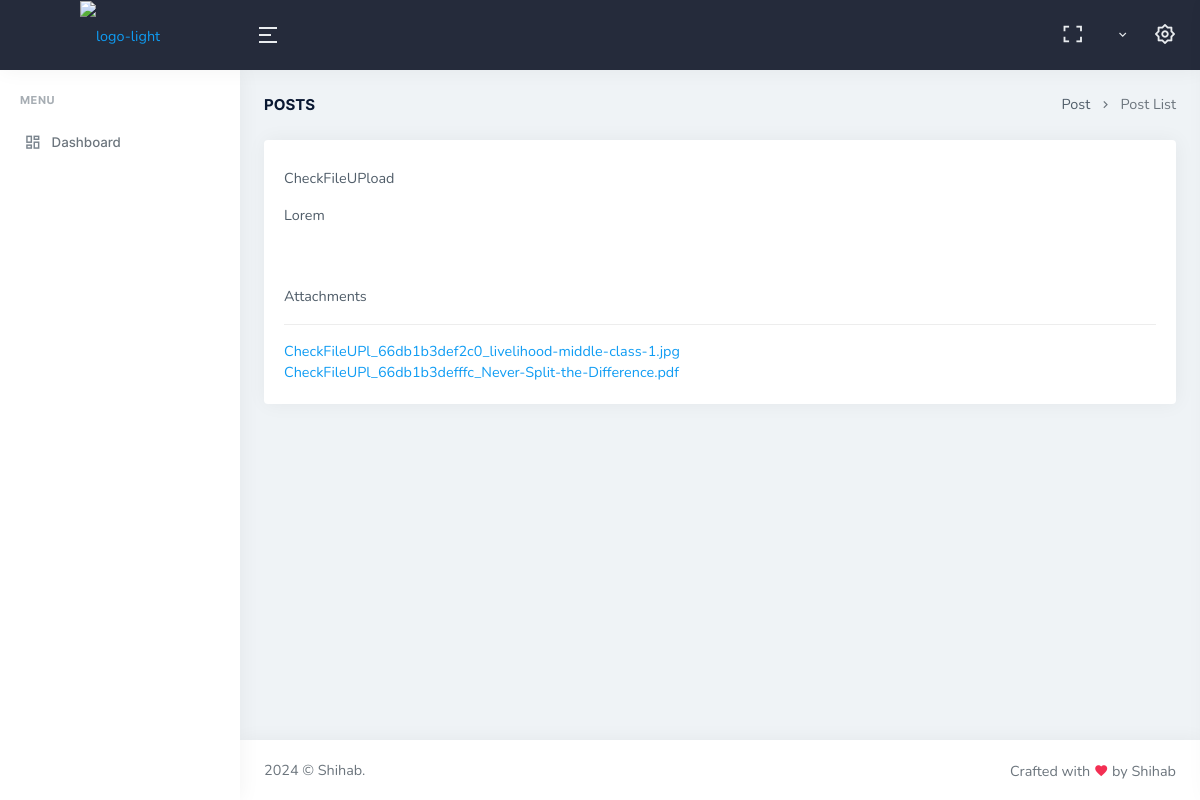
Screenshot of /view-post.php?postId=122 (signed in) with the database file from the repository.
### tables this page shows
CREATE TABLE `posts` (
  `post_id` int NOT NULL,
  `project_name` varchar(100) NOT NULL,
  `post_details` varchar(5000) NOT NULL,
  `post_by` int NOT NULL,
  `created_at` datetime NOT NULL DEFAULT CURRENT_TIMESTAMP,
  `post_status` int DEFAULT '1'
);

CREATE TABLE `post_files` (
  `post_files_id` int NOT NULL,
  `post_files_names` varchar(255) NOT NULL,
  `post_id` int NOT NULL,
  `privacy` int NOT NULL DEFAULT '0',
  `created_at` datetime NOT NULL DEFAULT CURRENT_TIMESTAMP
);

### includes/helper-func.php (called while the page is built, shortened)
<?php
function getPost($postId, $conn)
{
    $sql = "SELECT *, DATE_FORMAT(created_at, '%d-%M-%Y %h:%i %p') AS post_date FROM posts WHERE post_id = $postId ORDER BY created_at DESC";
    $result = mysqli_query($conn, $sql);
    return $result;
}
function getFiles($postId, $conn)
{
    $sql = "SELECT * FROM post_files WHERE post_id = $postId";
    $result = mysqli_query($conn, $sql);
    return $result;
}

### view-post.php (the view, shortened to what this page needs)
<?php
include 'includes/header-user.php';
if (isset($_GET['postId'])) {
    $post = getPost($_GET['postId'], $conn);
    $row = mysqli_fetch_assoc($post);
}
?>
<div class="container-fluid">
    <div class="row">
    <div class="col-12">
        <div class="page-title-box d-sm-flex align-items-center justify-content-between">
            <h4 class="mb-sm-0">Posts</h4>
            <div class="page-title-right">
                <ol class="breadcrumb m-0">
                    <li class="breadcrumb-item"><a href="javascript: void(0);">Post</a></li>
                    <li class="breadcrumb-item active">Post List</li>
                </ol>
            </div>
        </div>
    </div>
</div>
<div class="row">
    <div class="col-12">
            <div class="email-rightbar m-0">
                <div class="card">
                    <div class="card-body">
                        <p><?php echo $row['project_name'] ?></p>
                        <p><?php echo $row['post_details'] ?></p>
                        <br><br>
                        <p>Attachments</p>
                        <hr>
                        <?php
                            $postFiles = getFiles($_GET['postId'], $conn);
                            if (mysqli_num_rows($postFiles) > 0) {
                                while ($row = mysqli_fetch_assoc($postFiles) ) {
                                    echo "<a download href='uploads/".$row['post_files_names']."'</a>".$row['post_files_names']."<br>";
                                }
                            }
                            else
                                echo "No was File Attached";
                        ?>
                    </div>
                </div>
            </div>
    </div>
</div>
</div>
<?php
include 'includes/footer.php';
?>

### rows the page displays
posts: project_name "CheckFileUPload", post_details "Lorem"
post_files: post_files_names "CheckFileUPl_66db1b3def2c0_livelihood-middle-class-1.jpg"
post_files: post_files_names "CheckFileUPl_66db1b3defffc_Never-Split-the-Difference.pdf"
